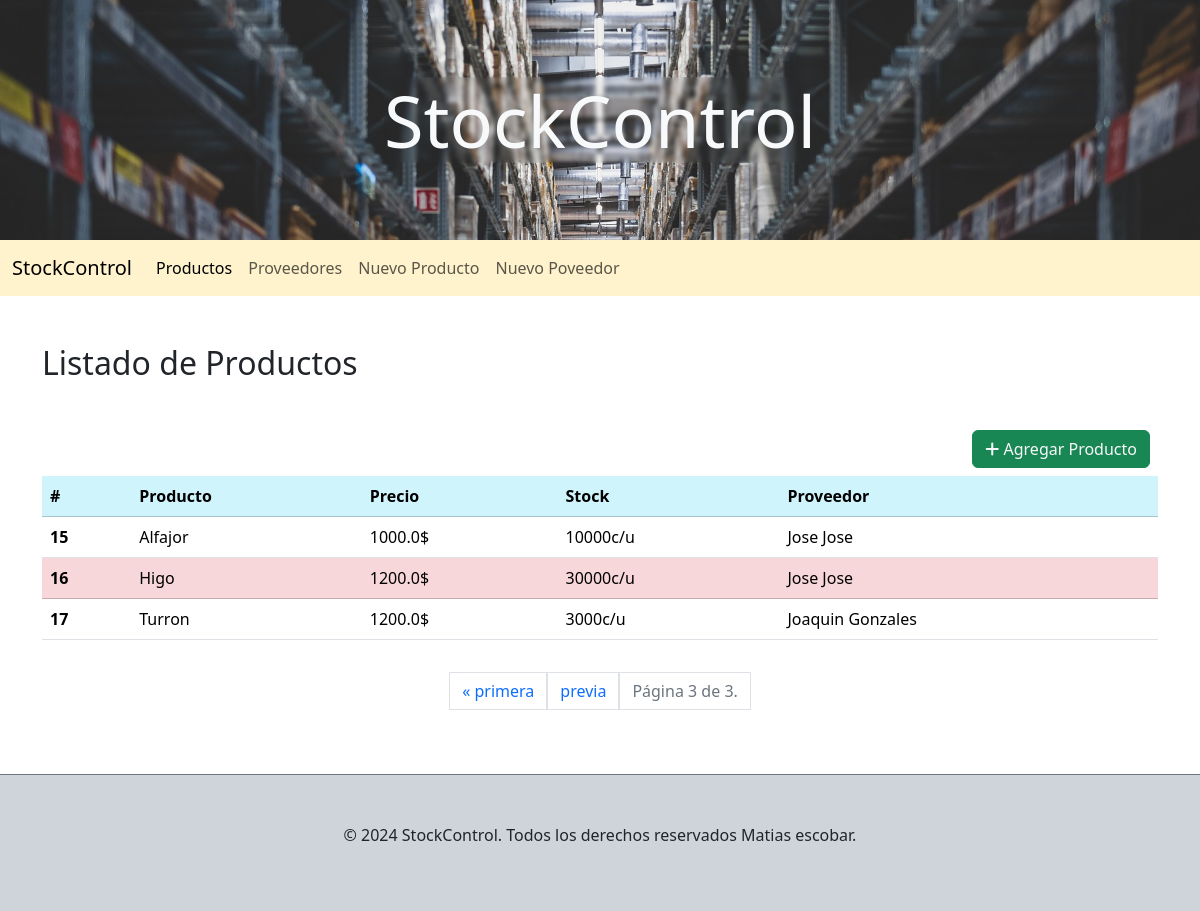
Page /?page=3 on the earlier database version.
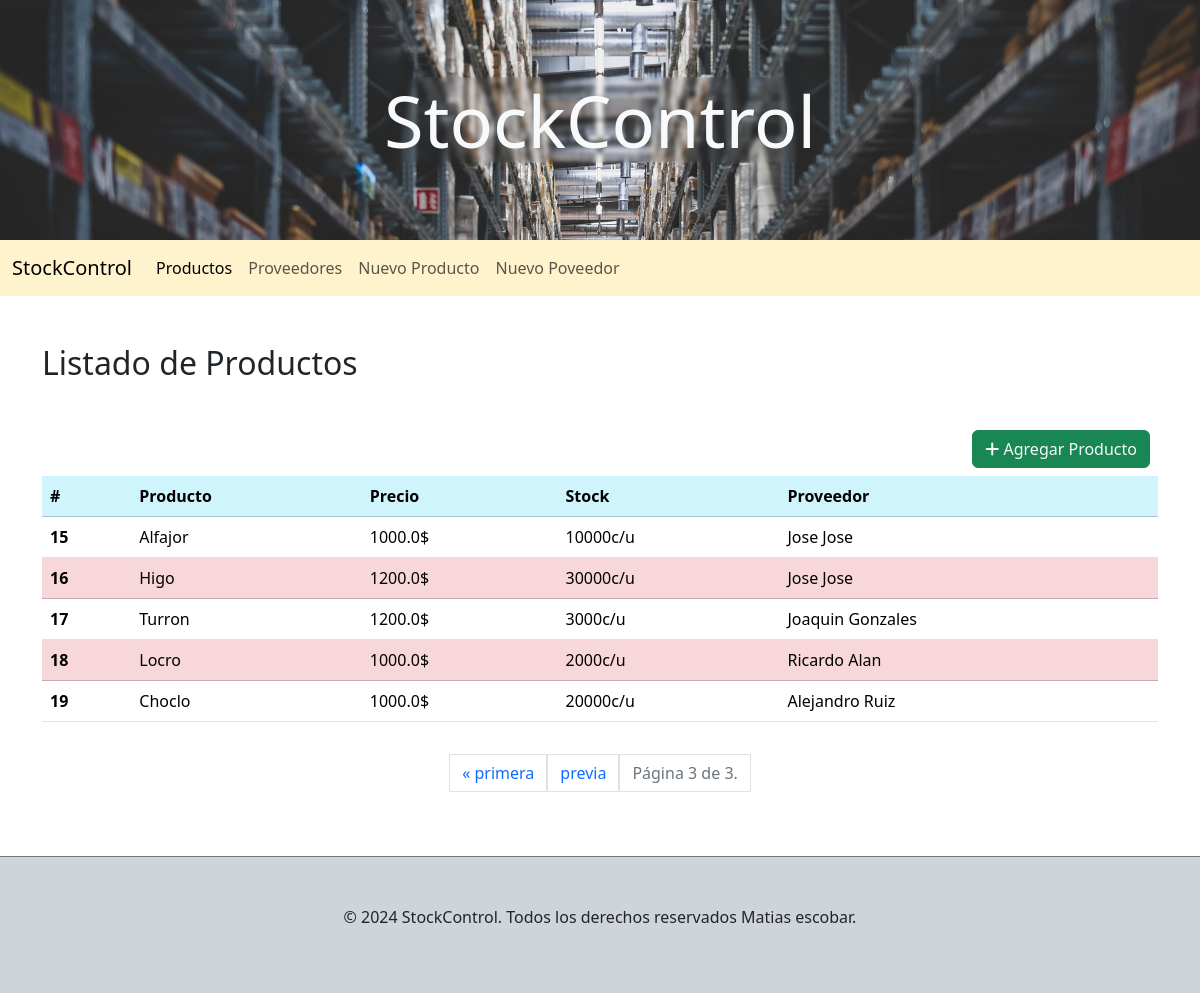
Same page on the later database version.
### compra/models.py (models this page shows, shortened)
class Producto(models.Model):
    nombre = models.CharField(max_length=100)
    precio = models.FloatField()
    stock_actual = models.IntegerField()
    proveedor = models.ForeignKey(Proveedor, on_delete=models.CASCADE, related_name='proveedor')
    class Meta:
        ordering = ['id']

class Proveedor(models.Model):
    nombre = models.CharField(max_length=100)
    apellido = models.CharField(max_length=100)
    dni = models.IntegerField()
    def __str__(self):
        return self.nombre + ' ' + self.apellido
    class Meta:
        ordering = ['id']

### compra/views.py (the view)
# urls.py: path('', productos, name='productos'),
def productos(request):
    productos = Producto.objects.all()
    paginacion = Paginator(productos, 7)
    page_number = request.GET.get("page")
    page_obj = paginacion.get_page(page_number)
    return render(request, 'compra/index.html', {'page_obj': page_obj})

### compra/templates/compra/index.html (shortened to what this page needs)
{% extends 'base/base.html'%}
{% block content %}
<main class="container">
    <section class="mb-5 mt-5">
        <h2 class="mb-5">Listado de Productos</h2>
        {% if not page_obj%}
            <p class="p-5 text-center fw-bold ">No hay productos que mostrar!!!...</p>
        {%else%}
        <div class="d-flex justify-content-end">
            <a class="text-light mb-2 btn btn-success me-2" href="{% url 'compra:alta_producto' %}"><i class="fa-solid fa-plus"></i> Agregar Producto</a>
        </div>
        <div>
            <table class="table">
              <thead class="table-info">
                <tr>
                  <th scope="col">#</th>
                  <th scope="col">Producto</th>
                  <th scope="col">Precio</th>
                  <th scope="col">Stock</th>
                  <th scope="col">Proveedor</th>
                </tr>
              </thead>
              <tbody>
                {% for producto in page_obj %}
                <tr class="{% if forloop.counter|divisibleby:2 %} table-danger {% endif %}">
                  <th scope="row">{{producto.id}}</th>
                  <td>{{producto.nombre}}</td>
                  <td>{{producto.precio}}$</td>
                  <td>{{producto.stock_actual}}c/u</td>
                  <td>{{producto.proveedor}}</td>
                </tr>
                {% endfor %}
              </tbody>
            </table>
            <div class="p-3 d-flex justify-content-center">
                <span class="pagination step-links">
                    {% if page_obj.has_previous %}
                        <a class="page-link" href="?page=1">&laquo; primera</a>
                        <a class="page-link" href="?page={{ page_obj.previous_page_number }}">previa</a>
                    {% endif %}
                    <span class="text-secondary page-link current">
                        Página {{ page_obj.number }} de {{ page_obj.paginator.num_pages }}.
                    </span>
                </span>
            </div>
        </div>
        {%endif%}
    </section>
</main>
{% endblock %}

Differences in the rows shown:
added Producto: id "18", nombre "Locro", precio "1000.0", stock_actual "2000", proveedor "Ricardo Alan"
added Producto: id "19", nombre "Choclo", precio "1000.0", stock_actual "20000", proveedor "Alejandro Ruiz"
